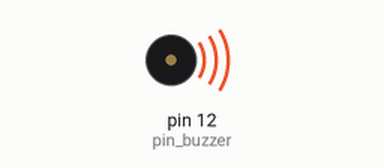
Simulated run of this sketch. Board: Arduino Uno, built with avr-gcc and run on an emulated ATmega328P. On the bench: buzzer (waves = sounding).

Above: at 0.1 s.
At 3.1 s:
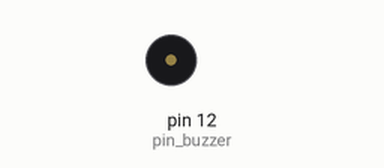
Timing chart, 0 to 4.6 s (numbered marks = the images above):
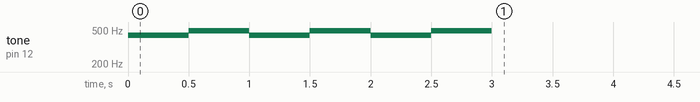

The sketch:

Programme_3.ino
```cpp
// (licence header left out)
const int pin_buzzer = 12;

void setup(){
    pinMode(pin_buzzer,OUTPUT);

    for(int i=0 ; i<3 ; ++i )
    {   tone(pin_buzzer,435);
        delay(500);
        tone(pin_buzzer,488,500);
        delay(500);
    }
}

void loop(){


}
```
